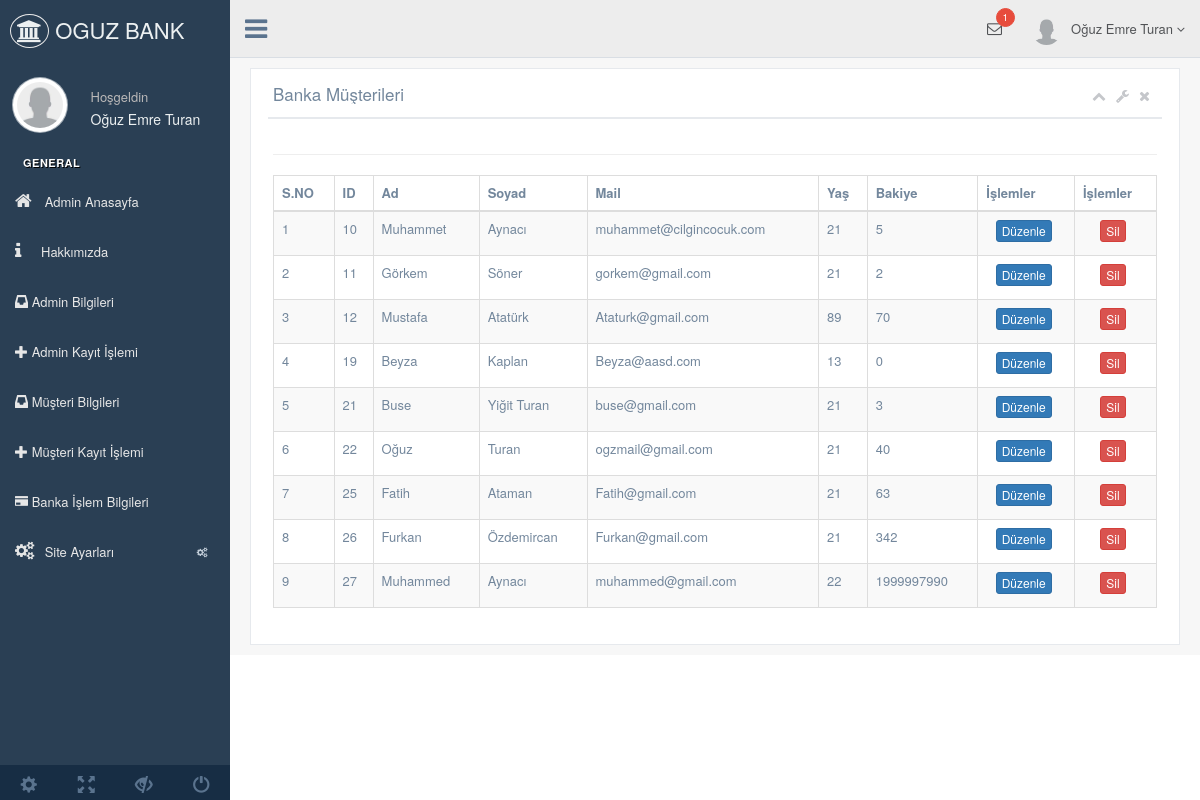
The page /nedmin/production/bilgiler.php (signed in) on the database its author committed.
### tables this page shows
CREATE TABLE `adminkullanici` (
  `kullanici_id` int(11) NOT NULL,
  `kullanici_zaman` datetime NOT NULL DEFAULT CURRENT_TIMESTAMP,
  `kullanici_resim` varchar(250) NOT NULL,
  `kullanici_tc` varchar(50) NOT NULL,
  `kullanici_ad` varchar(50) NOT NULL,
  `kullanici_mail` varchar(100) NOT NULL,
  `kullanici_gsm` varchar(50) NOT NULL,
  `kullanici_password` varchar(50) NOT NULL,
  `kullanici_adsoyad` varchar(50) NOT NULL,
  `kullanici_adres` varchar(250) NOT NULL,
  `kullanici_il` varchar(100) NOT NULL,
  `kullanici_ilce` varchar(100) NOT NULL,
  `kullanici_unvan` varchar(100) NOT NULL,
  `kullanici_yetki` varchar(50) NOT NULL,
  `kullanici_durum` int(1) NOT NULL DEFAULT '1'
);

CREATE TABLE `bilgilerim` (
  `bilgiler_id` int(11) NOT NULL,
  `bilgiler_ad` varchar(50) NOT NULL,
  `bilgiler_soyad` varchar(50) NOT NULL,
  `password` varchar(75) NOT NULL,
  `bilgiler_mail` varchar(50) NOT NULL,
  `bilgiler_yas` int(3) NOT NULL,
  `bilgiler_zaman` timestamp NOT NULL DEFAULT CURRENT_TIMESTAMP,
  `bakiye` int(11) NOT NULL
);

### nedmin/production/bilgiler.php (the view, shortened to what this page needs)
<?php
include 'header.php';
?>
<?php require_once '../netting/baglan.php'; ?>
<body>
<div class="right_col" role="main">
  <div class="">
    <div class="row">
      <div class="col-md-12 col-sm-12 col-xs-12">
        <div class="x_panel">
          <div class="x_title">
            <h2>Banka Müşterileri</h2>
            <ul class="nav navbar-right panel_toolbox">
              <li><a class="collapse-link"><i class="fa fa-chevron-up"></i></a>
              </li>
              <li class="dropdown">
                <a href="#" class="dropdown-toggle" data-toggle="dropdown" role="button" aria-expanded="false"><i class="fa fa-wrench"></i></a>
              </li>
              <li><a class="close-link"><i class="fa fa-close"></i></a>
              </li>
            </ul>
            <div class="clearfix"></div>
          </div>
          <div class="x_content">
	<hr>
	<table id="datatable-responsive" class="table table-striped table-bordered dt-responsive nowrap" cellspacing="0" width="100%">
	<thead>
<th>S.NO</th>
<th>ID</th>
<th>Ad</th>
<th>Soyad</th>
<th>Mail</th>
<th>Yaş</th>
<th>Bakiye</th>
<th>İşlemler</th>
<th>İşlemler</th>
</thead>
<tbody>
<?php
$bilgilerimsor=$db->prepare("SELECT * from bilgilerim");
$bilgilerimsor->execute();
$say=0;
while ($bilgilerimcek=$bilgilerimsor->fetch(PDO::FETCH_ASSOC)) { $say++?>
 <tr>
 <td><?php echo $say; ?></td>
<td><?php echo $bilgilerimcek['bilgiler_id'] ?></td>
<td><?php echo $bilgilerimcek['bilgiler_ad'] ?></td>
<td><?php echo $bilgilerimcek['bilgiler_soyad'] ?></td>
<td><?php echo $bilgilerimcek['bilgiler_mail'] ?></td>
<td><?php echo $bilgilerimcek['bilgiler_yas'] ?></td>
<td><?php echo $bilgilerimcek['bakiye'] ?></td>
<td align="center"><a href="duzenle.php?bilgiler_id=<?php echo $bilgilerimcek['bilgiler_id'] ?>"><button class="btn btn-primary btn-xs">Düzenle</button></td></a>
<td align="center"><a href="islem1.php?bilgiler_id=<?php echo $bilgilerimcek['bilgiler_id'] ?>&bilgilerimsil=ok"><button class="btn btn-danger btn-xs">Sil</button></td></a>
 </tr>
 <?php } ?>
 </tbody>
</table>
</body>
</html>

### nedmin/production/header.php (shortened to what this page needs)
<?php
include '../netting/baglan.php';
$kullanicisor=$db->prepare("SELECT * FROM adminkullanici where kullanici_mail=:mail");
$kullanicisor->execute(array(
  'mail' => $_SESSION['kullanici_mail']
  ));
$kullanicicek=$kullanicisor->fetch(PDO::FETCH_ASSOC);
?>
<!DOCTYPE html>
<html lang="en">
<head>
  <link href="../vendors/bootstrap/dist/css/bootstrap.min.css" rel="stylesheet">
  <link href="../vendors/font-awesome/css/font-awesome.min.css" rel="stylesheet">
  <link href="../vendors/nprogress/nprogress.css" rel="stylesheet">
  <link href="../vendors/iCheck/skins/flat/green.css" rel="stylesheet">
  <link href="../vendors/datatables.net-bs/css/dataTables.bootstrap.min.css" rel="stylesheet">
  <link href="../vendors/datatables.net-buttons-bs/css/buttons.bootstrap.min.css" rel="stylesheet">
  <link href="../vendors/datatables.net-fixedheader-bs/css/fixedHeader.bootstrap.min.css" rel="stylesheet">
  <link href="../vendors/datatables.net-responsive-bs/css/responsive.bootstrap.min.css" rel="stylesheet">
  <link href="../vendors/datatables.net-scroller-bs/css/scroller.bootstrap.min.css" rel="stylesheet">
  <link href="../build/css/custom.min.css" rel="stylesheet">
</head>
<body class="nav-md">
  <div class="container body">
    <div class="main_container">
      <div class="col-md-3 left_col">
        <div class="left_col scroll-view">
          <div class="navbar nav_title" style="border: 0;">
            <a href="index.php" class="site_title"><i class="fa fa-bank"></i> OGUZ BANK <span></span></a>
          </div>
          <div class="profile clearfix">
            <div class="profile_pic">
              <img src="images/user.png" alt="..." class="img-circle profile_img">
            </div>
            <div class="profile_info">
              <span>Hoşgeldin</span>
              <h2><?php echo $kullanicicek['kullanici_adsoyad'] ?></h2>
            </div>
          </div>
          <br />
          <div id="sidebar-menu" class="main_menu_side hidden-print main_menu">
            <div class="menu_section">
              <h3>General</h3>
              <ul class="nav side-menu">
                <li><a href="index.php"><i class="fa fa-home"></i> Admin Anasayfa </a></li>
                <li><a href="hakkimizda.php"><i class="fa fa-info"></i>Hakkımızda </a></li>
                <li><a href="kullanici.php"><i class="glyphicon glyphicon-inbox"></i>  Admin Bilgileri </a></li>
                <li><a href="adminekle.php"><i class="glyphicon glyphicon-plus"></i>  Admin Kayıt İşlemi </a></li>
                <li><a href="bilgiler.php"><i class="glyphicon glyphicon-inbox"></i>  Müşteri Bilgileri </a></li>
                <li><a href="index1.php"><i class="glyphicon glyphicon-plus"></i>  Müşteri Kayıt İşlemi </a></li>
                <li><a href="islembilgi.php"><i class="glyphicon glyphicon-credit-card"></i>  Banka İşlem Bilgileri </a></li>
                <li><a><i class="fa fa-cogs"></i> Site Ayarları <span class="fa fa-cogs"></span></a>
             </li>
           </ul>
         </div>
       </div>
       <div class="sidebar-footer hidden-small">
        <a data-toggle="tooltip" data-placement="top" title="Settings">
          <span class="glyphicon glyphicon-cog" aria-hidden="true"></span>
        </a>
        <a data-toggle="tooltip" data-placement="top" title="FullScreen">
          <span class="glyphicon glyphicon-fullscreen" aria-hidden="true"></span>
        </a>
        <a data-toggle="tooltip" data-placement="top" title="Lock">
          <span class="glyphicon glyphicon-eye-close" aria-hidden="true"></span>
        </a>
        <a data-toggle="tooltip" data-placement="top" title="Logout">
          <span class="glyphicon glyphicon-off" aria-hidden="true"></span>
        </a>
      </div>
    </div>
  </div>
  <div class="top_nav">
    <div class="nav_menu">
      <nav>
        <div class="nav toggle">
          <a id="menu_toggle"><i class="fa fa-bars"></i></a>
        </div>
        <ul class="nav navbar-nav navbar-right">
          <li class="">
            <a href="javascript:;" class="user-profile dropdown-toggle" data-toggle="dropdown" aria-expanded="false">
              <img src="images/user.png" alt=""><?php echo $kullanicicek['kullanici_adsoyad'] ?>
              <span class=" fa fa-angle-down"></span>
            </a>
          </li>
          <li role="presentation" class="dropdown">
            <a href="javascript:;" class="dropdown-toggle info-number" data-toggle="dropdown" aria-expanded="false">
              <i class="fa fa-envelope-o"></i>
              <span class="badge bg-red">1</span>
            </a>
          </li>
        </ul>
      </nav>
    </div>
  </div>

### nedmin/production/bilgiler.php (style rules this page uses)
body { background: #FFFFFF; }

### rows shown on the page
adminkullanici: kullanici_adsoyad "Oğuz Emre Turan"
bilgilerim: bilgiler_id "10", bilgiler_ad "Muhammet", bilgiler_soyad "Aynacı", bilgiler_mail "muhammet@cilgincocuk.com", bilgiler_yas "21", bakiye "5"
bilgilerim: bilgiler_id "11", bilgiler_ad "Görkem", bilgiler_soyad "Söner", bilgiler_mail "gorkem@gmail.com", bilgiler_yas "21", bakiye "2"
bilgilerim: bilgiler_id "12", bilgiler_ad "Mustafa", bilgiler_soyad "Atatürk", bilgiler_mail "Ataturk@gmail.com", bilgiler_yas "89", bakiye "70"
bilgilerim: bilgiler_id "19", bilgiler_ad "Beyza", bilgiler_soyad "Kaplan", bilgiler_mail "Beyza@aasd.com", bilgiler_yas "13", bakiye "0"
bilgilerim: bilgiler_id "21", bilgiler_ad "Buse", bilgiler_soyad "Yiğit Turan", bilgiler_mail "buse@gmail.com", bilgiler_yas "21", bakiye "3"
bilgilerim: bilgiler_id "22", bilgiler_ad "Oğuz", bilgiler_soyad "Turan", bilgiler_mail "ogzmail@gmail.com", bilgiler_yas "21", bakiye "40"
bilgilerim: bilgiler_id "25", bilgiler_ad "Fatih", bilgiler_soyad "Ataman", bilgiler_mail "Fatih@gmail.com", bilgiler_yas "21", bakiye "63"
bilgilerim: bilgiler_id "26", bilgiler_ad "Furkan", bilgiler_soyad "Özdemircan", bilgiler_mail "Furkan@gmail.com", bilgiler_yas "21", bakiye "342"
bilgilerim: bilgiler_id "27", bilgiler_ad "Muhammed", bilgiler_soyad "Aynacı", bilgiler_mail "muhammed@gmail.com", bilgiler_yas "22", bakiye "1999997990"
